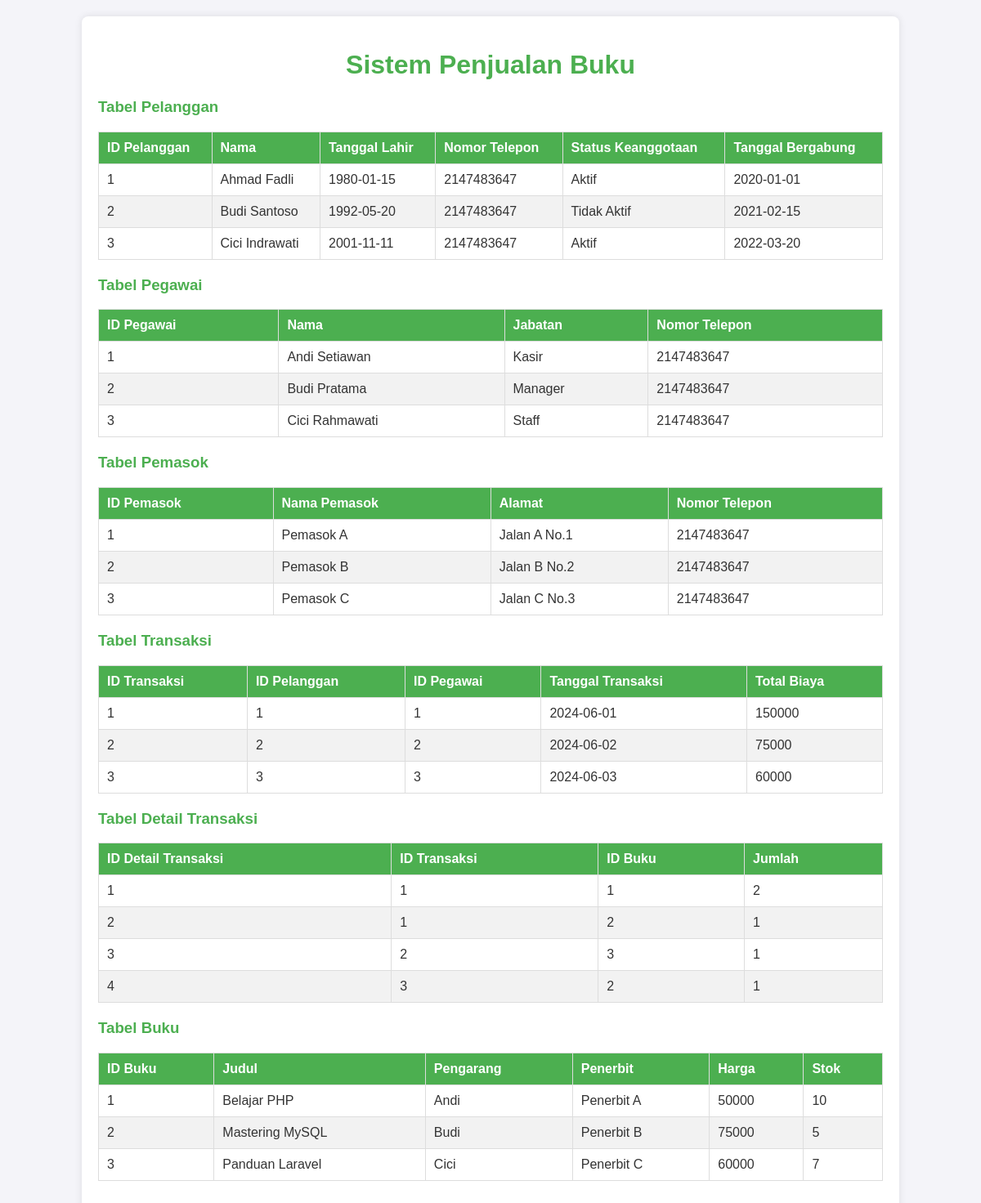
The page / on the database its author committed.
### tables this page shows
CREATE TABLE `pelanggan` (
  `id_pelanggan` int(11) NOT NULL,
  `nama` varchar(255) NOT NULL,
  `tanggal_lahir` date DEFAULT NULL,
  `nomer_telephon` int(11) DEFAULT NULL,
  `status_keanggotaan` varchar(20) DEFAULT NULL,
  `tanggal_bergabung` date DEFAULT NULL
);

CREATE TABLE `pegawai` (
  `id_pegawai` int(11) NOT NULL,
  `nama` varchar(20) DEFAULT NULL,
  `jabatan` varchar(10) DEFAULT NULL,
  `nomer_telephon` int(11) DEFAULT NULL
);

CREATE TABLE `pemasok` (
  `id_pemasok` int(11) NOT NULL,
  `nama_pemasok` varchar(20) DEFAULT NULL,
  `alamat` varchar(50) DEFAULT NULL,
  `nomer_telephon` int(11) DEFAULT NULL
);

CREATE TABLE `transaksi` (
  `id_transaksi` int(11) NOT NULL,
  `id_pelanggan` int(11) DEFAULT NULL,
  `id_pegawai` int(11) DEFAULT NULL,
  `tanggal_transaksi` date DEFAULT NULL,
  `total_biaya` int(11) DEFAULT NULL
);

CREATE TABLE `detail_transaksi` (
  `id_detail_transaksi` int(11) NOT NULL,
  `id_transaksi` int(11) NOT NULL,
  `id_buku` int(11) DEFAULT NULL,
  `jumlah` int(11) DEFAULT NULL
);

CREATE TABLE `buku` (
  `id_buku` int(11) NOT NULL,
  `judul` varchar(15) DEFAULT NULL,
  `pengarang` varchar(15) DEFAULT NULL,
  `penerbit` varchar(15) DEFAULT NULL,
  `harga` int(11) DEFAULT NULL,
  `stok` int(11) DEFAULT NULL
);

### index.php (the view, shortened to what this page needs)
<?php
include 'koneksi.php';
?>
<!DOCTYPE html>
<html>
   <head>
   </head>
   <body>
      <div class="container">
         <h1>Sistem Penjualan Buku</h1>
         <h3>Tabel Pelanggan</h3>
         <table>
            <thead>
               <tr>
                  <th>ID Pelanggan</th>
                  <th>Nama</th>
                  <th>Tanggal Lahir</th>
                  <th>Nomor Telepon</th>
                  <th>Status Keanggotaan</th>
                  <th>Tanggal Bergabung</th>
               </tr>
            </thead>
            <tbody>
            <?php
               $sql = 'SELECT * FROM pelanggan';
               $query = mysqli_query($koneksi, $sql);
               while ($row = mysqli_fetch_array($query)) {
                   echo "<tr>
                           <td>{$row['id_pelanggan']}</td>
                           <td>{$row['nama']}</td>
                           <td>{$row['tanggal_lahir']}</td>
                           <td>{$row['nomer_telephon']}</td>
                           <td>{$row['status_keanggotaan']}</td>
                           <td>{$row['tanggal_bergabung']}</td>
                         </tr>";
               }
            ?>
            </tbody>
         </table>
         <h3>Tabel Pegawai</h3>
         <table>
            <thead>
               <tr>
                  <th>ID Pegawai</th>
                  <th>Nama</th>
                  <th>Jabatan</th>
                  <th>Nomor Telepon</th>
               </tr>
            </thead>
            <tbody>
            <?php
               $sql = 'SELECT * FROM pegawai';
               $query = mysqli_query($koneksi, $sql);
               while ($row = mysqli_fetch_array($query)) {
                   echo "<tr>
                           <td>{$row['id_pegawai']}</td>
                           <td>{$row['nama']}</td>
                           <td>{$row['jabatan']}</td>
                           <td>{$row['nomer_telephon']}</td>
                         </tr>";
               }
            ?>
            </tbody>
         </table>
         <h3>Tabel Pemasok</h3>
         <table>
            <thead>
               <tr>
                  <th>ID Pemasok</th>
                  <th>Nama Pemasok</th>
                  <th>Alamat</th>
                  <th>Nomor Telepon</th>
               </tr>
            </thead>
            <tbody>
            <?php
               $sql = 'SELECT * FROM pemasok';
               $query = mysqli_query($koneksi, $sql);
               while ($row = mysqli_fetch_array($query)) {
                   echo "<tr>
                           <td>{$row['id_pemasok']}</td>
                           <td>{$row['nama_pemasok']}</td>
                           <td>{$row['alamat']}</td>
                           <td>{$row['nomer_telephon']}</td>
                         </tr>";
               }
            ?>
            </tbody>
         </table>
         <h3>Tabel Transaksi</h3>
         <table>
            <thead>
               <tr>
                  <th>ID Transaksi</th>
                  <th>ID Pelanggan</th>
                  <th>ID Pegawai</th>
                  <th>Tanggal Transaksi</th>
                  <th>Total Biaya</th>
               </tr>
            </thead>
            <tbody>
            <?php
               $sql = 'SELECT * FROM transaksi';
               $query = mysqli_query($koneksi, $sql);
               while ($row = mysqli_fetch_array($query)) {
                   echo "<tr>
                           <td>{$row['id_transaksi']}</td>
                           <td>{$row['id_pelanggan']}</td>
                           <td>{$row['id_pegawai']}</td>
                           <td>{$row['tanggal_transaksi']}</td>
                           <td>{$row['total_biaya']}</td>
                         </tr>";
               }
            ?>
            </tbody>
         </table>
         <h3>Tabel Detail Transaksi</h3>
         <table>
            <thead>
               <tr>
                  <th>ID Detail Transaksi</th>
                  <th>ID Transaksi</th>
                  <th>ID Buku</th>
                  <th>Jumlah</th>
               </tr>
            </thead>
            <tbody>
            <?php
               $sql = 'SELECT * FROM detail_transaksi';
               $query = mysqli_query($koneksi, $sql);
               while ($row = mysqli_fetch_array($query)) {
                   echo "<tr>
                           <td>{$row['id_detail_transaksi']}</td>
                           <td>{$row['id_transaksi']}</td>
                           <td>{$row['id_buku']}</td>
                           <td>{$row['jumlah']}</td>
                         </tr>";
               }
            ?>
            </tbody>
         </table>
         <h3>Tabel Buku</h3>
         <table>
            <thead>
               <tr>
                  <th>ID Buku</th>
                  <th>Judul</th>
                  <th>Pengarang</th>
                  <th>Penerbit</th>
                  <th>Harga</th>
                  <th>Stok</th>
               </tr>
            </thead>
            <tbody>
            <?php
               $sql = 'SELECT * FROM buku';
               $query = mysqli_query($koneksi, $sql);
               while ($row = mysqli_fetch_array($query)) {
                   echo "<tr>
                           <td>{$row['id_buku']}</td>
                           <td>{$row['judul']}</td>
                           <td>{$row['pengarang']}</td>
                           <td>{$row['penerbit']}</td>
                           <td>{$row['harga']}</td>
                           <td>{$row['stok']}</td>
                         </tr>";
               }
            ?>
            </tbody>
         </table>
      </div>
   </body>
</html>

### index.php (style rules this page uses)
body { font-family: Arial, sans-serif; background-color: #f4f4f9; color: #333; margin: 0; padding: 0; }
h1 { text-align: center; color: #4CAF50; }
h3 { text-align: left; color: #4CAF50; }
.container { width: 80%; margin: 20px auto; background: #fff; padding: 20px; box-shadow: 0 0 10px rgba(0, 0, 0, 0.1); border-radius: 8px; }
table { width: 100%; border-collapse: collapse; margin-bottom: 20px; }
th, td { padding: 10px; border: 1px solid #ddd; text-align: left; }
th { background-color: #4CAF50; color: white; }
tr:nth-child(even) { background-color: #f2f2f2; }
thead { background-color: #4CAF50; color: white; }

### rows shown on the page
pelanggan: id_pelanggan "1", nama "Ahmad Fadli", tanggal_lahir "1980-01-15", nomer_telephon "2147483647", status_keanggotaan "Aktif", tanggal_bergabung "2020-01-01"
pelanggan: id_pelanggan "2", nama "Budi Santoso", tanggal_lahir "1992-05-20", nomer_telephon "2147483647", status_keanggotaan "Tidak Aktif", tanggal_bergabung "2021-02-15"
pelanggan: id_pelanggan "3", nama "Cici Indrawati", tanggal_lahir "2001-11-11", nomer_telephon "2147483647", status_keanggotaan "Aktif", tanggal_bergabung "2022-03-20"
pegawai: id_pegawai "1", nama "Andi Setiawan", jabatan "Kasir", nomer_telephon "2147483647"
pegawai: id_pegawai "2", nama "Budi Pratama", jabatan "Manager", nomer_telephon "2147483647"
pegawai: id_pegawai "3", nama "Cici Rahmawati", jabatan "Staff", nomer_telephon "2147483647"
pemasok: id_pemasok "1", nama_pemasok "Pemasok A", alamat "Jalan A No.1", nomer_telephon "2147483647"
pemasok: id_pemasok "2", nama_pemasok "Pemasok B", alamat "Jalan B No.2", nomer_telephon "2147483647"
pemasok: id_pemasok "3", nama_pemasok "Pemasok C", alamat "Jalan C No.3", nomer_telephon "2147483647"
transaksi: id_transaksi "1", id_pelanggan "1", id_pegawai "1", tanggal_transaksi "2024-06-01", total_biaya "150000"
transaksi: id_transaksi "2", id_pelanggan "2", id_pegawai "2", tanggal_transaksi "2024-06-02", total_biaya "75000"
transaksi: id_transaksi "3", id_pelanggan "3", id_pegawai "3", tanggal_transaksi "2024-06-03", total_biaya "60000"
detail_transaksi: id_detail_transaksi "1", id_transaksi "1", id_buku "1", jumlah "2"
detail_transaksi: id_detail_transaksi "2", id_transaksi "1", id_buku "2", jumlah "1"
detail_transaksi: id_detail_transaksi "3", id_transaksi "2", id_buku "3", jumlah "1"
detail_transaksi: id_detail_transaksi "4", id_transaksi "3", id_buku "2", jumlah "1"
buku: id_buku "1", judul "Belajar PHP", pengarang "Andi", penerbit "Penerbit A", harga "50000", stok "10"
buku: id_buku "2", judul "Mastering MySQL", pengarang "Budi", penerbit "Penerbit B", harga "75000", stok "5"
buku: id_buku "3", judul "Panduan Laravel", pengarang "Cici", penerbit "Penerbit C", harga "60000", stok "7"
